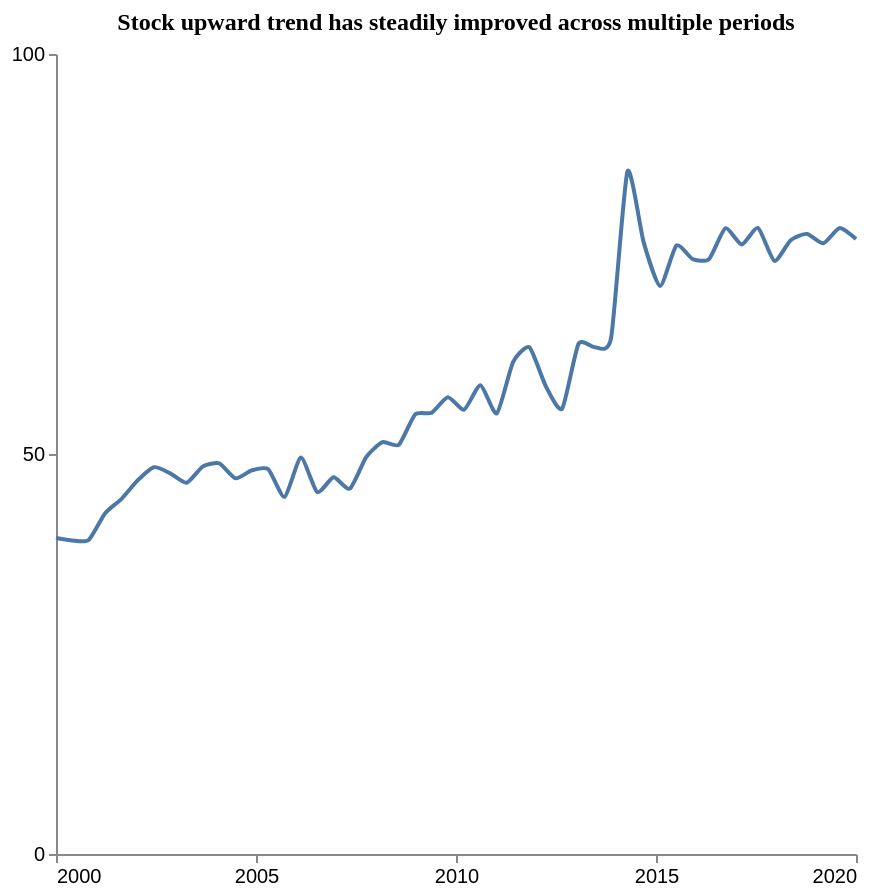

Write a Vega-Lite specification for this figure.
### Vega-Lite specification from a JSON file in a GitHub repository (floating-point values rounded to 4 significant figures)
{"$schema": "https://vega.github.io/schema/vega-lite/v5.json", "description": "Pattern: Upward", "data": {"values": [{"X": 2000.0, "Y": 39.51}, {"X": 2000.0, "Y": 39.19}, {"X": 2001.0, "Y": 39.26}, {"X": 2001.0, "Y": 42.58}, {"X": 2002.0, "Y": 44.36}, {"X": 2002.0, "Y": 46.7}, {"X": 2002.0, "Y": 48.35}, {"X": 2003.0, "Y": 47.58}, {"X": 2003.0, "Y": 46.41}, {"X": 2004.0, "Y": 48.45}, {"X": 2004.0, "Y": 48.82}, {"X": 2004.0, "Y": 46.96}, {"X": 2005.0, "Y": 47.97}, {"X": 2005.0, "Y": 48.1}, {"X": 2006.0, "Y": 44.64}, {"X": 2006.0, "Y": 49.55}, {"X": 2007.0, "Y": 45.24}, {"X": 2007.0, "Y": 47.09}, {"X": 2007.0, "Y": 45.67}, {"X": 2008.0, "Y": 49.61}, {"X": 2008.0, "Y": 51.47}, {"X": 2009.0, "Y": 51.14}, {"X": 2009.0, "Y": 54.95}, {"X": 2009.0, "Y": 55.15}, {"X": 2010.0, "Y": 57.1}, {"X": 2010.0, "Y": 55.55}, {"X": 2011.0, "Y": 58.6}, {"X": 2011.0, "Y": 55.07}, {"X": 2011.0, "Y": 61.52}, {"X": 2012.0, "Y": 63.32}, {"X": 2012.0, "Y": 58.47}, {"X": 2013.0, "Y": 55.66}, {"X": 2013.0, "Y": 63.75}, {"X": 2013.0, "Y": 63.34}, {"X": 2014.0, "Y": 64.52}, {"X": 2014.0, "Y": 85.31}, {"X": 2015.0, "Y": 76.42}, {"X": 2015.0, "Y": 71.0}, {"X": 2016.0, "Y": 76.07}, {"X": 2016.0, "Y": 74.36}, {"X": 2016.0, "Y": 74.36}, {"X": 2017.0, "Y": 78.22}, {"X": 2017.0, "Y": 76.18}, {"X": 2018.0, "Y": 78.25}, {"X": 2018.0, "Y": 74.14}, {"X": 2018.0, "Y": 76.73}, {"X": 2019.0, "Y": 77.51}, {"X": 2019.0, "Y": 76.33}, {"X": 2020.0, "Y": 78.25}, {"X": 2020.0, "Y": 76.88}]}, "mark": {"type": "line", "interpolate": "cardinal", "tension": 0.4}, "encoding": {"x": {"field": "X", "type": "quantitative", "title": "", "axis": {"grid": false, "format": "d", "values": [2000, 2005, 2010, 2015, 2020], "tickSize": 4}, "scale": {"domain": [2000, 2020]}}, "y": {"field": "Y", "type": "quantitative", "title": "", "axis": {"grid": false, "format": "d", "values": [0, 50, 100], "tickSize": 4, "tickOpacity": 1}, "scale": {"domain": [0, 100]}}}, "title": {"text": "Stock upward trend has steadily improved across multiple periods", "anchor": "middle", "font": "Tahoma", "fontSize": 12}, "config": {"lineBreak": "^", "view": {"stroke": null}}, "height": 400, "width": 400, "autosize": "pad"}
